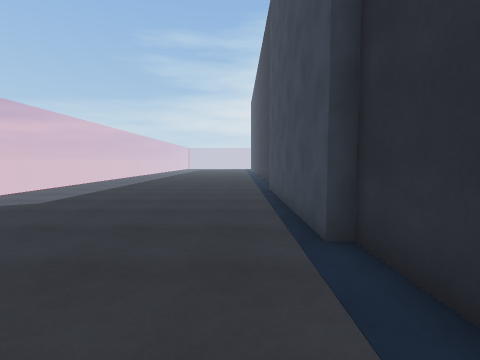
View 1 (above)

22 first-person views from a walk through a scene from a Unity 3-D project. The camera is 1.4 m above the floor, tilts 4° down and sees 85° across. The floor is counted in squares, 1 m on a side. Each view is taken from the middle of a square. On the plan, view 1 faces up. The plan holds only what a view shows up to about 13 squares ahead; the rest is blank. The place goes on beyond the plan. The player is left out.

View 2
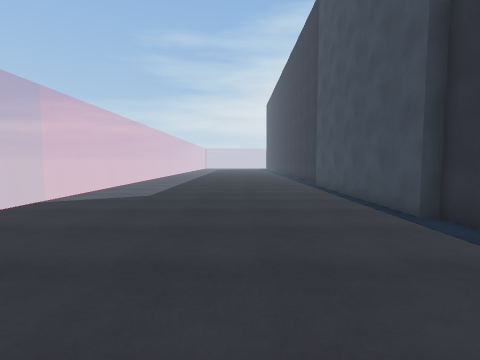

View 3
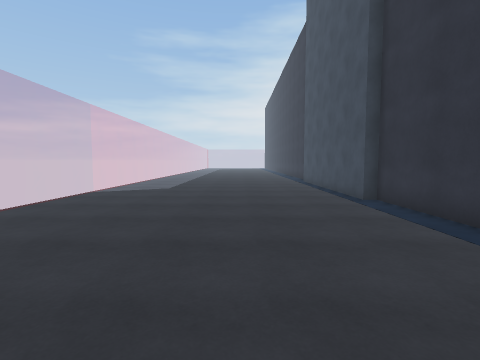

View 4
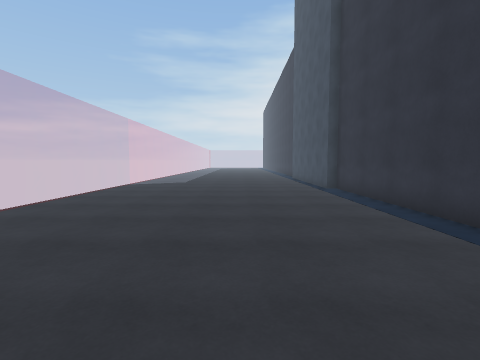

View 5
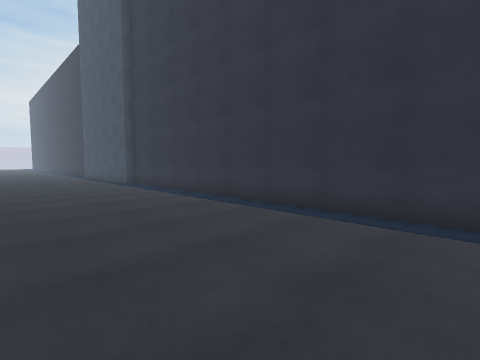

View 6
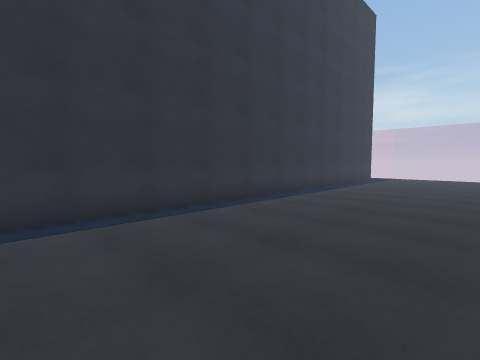

View 7
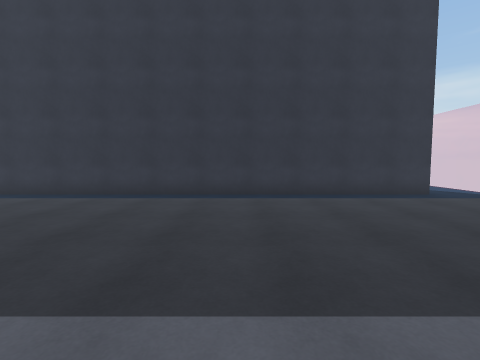

View 8
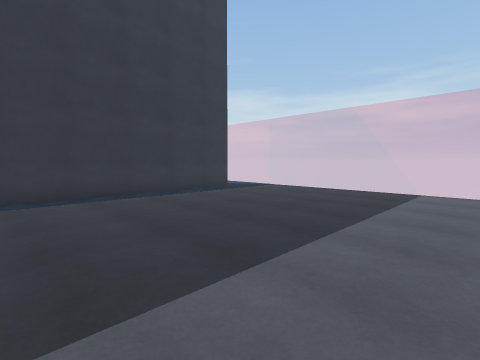

View 9
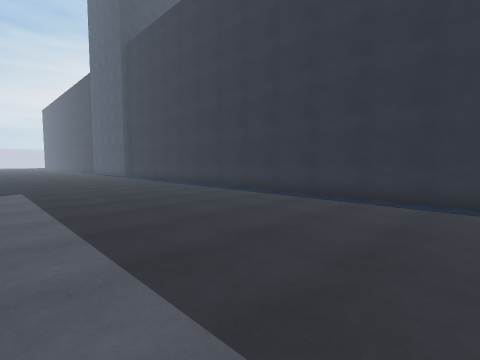

View 10
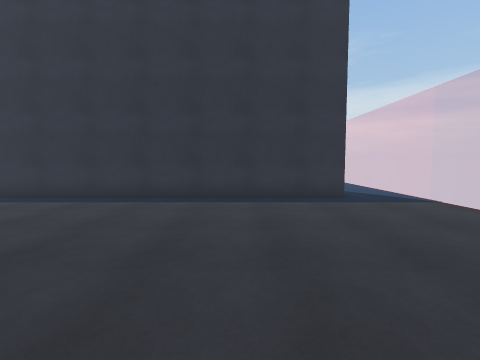

View 11
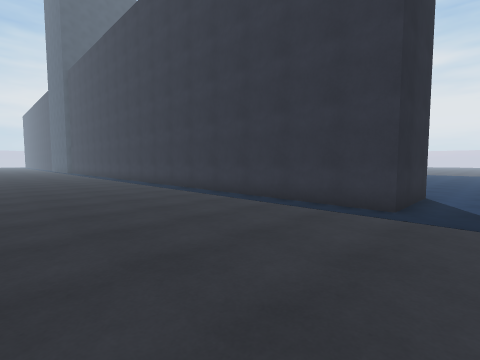

View 12
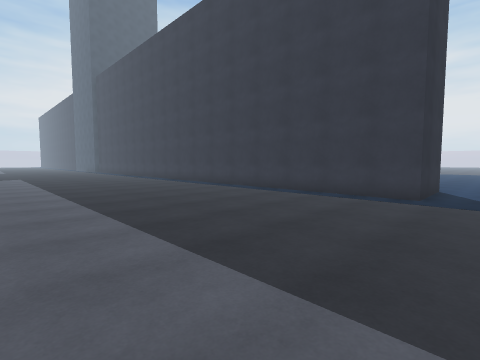

View 13
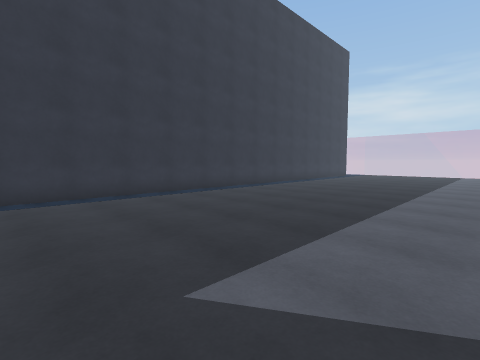

View 14
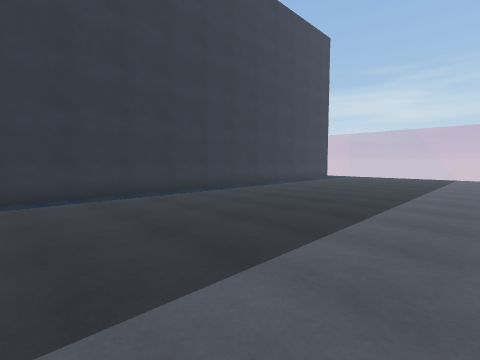

View 15
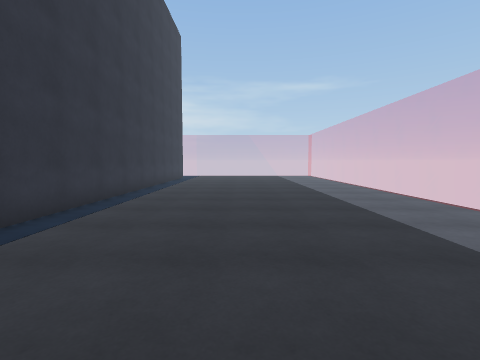

View 16
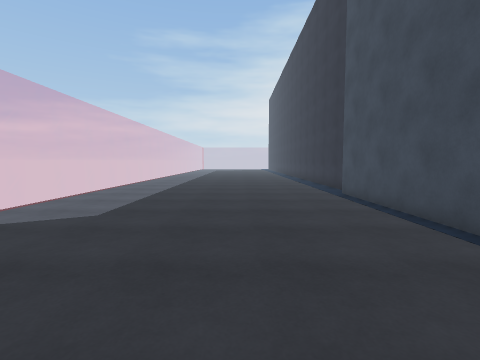

View 17
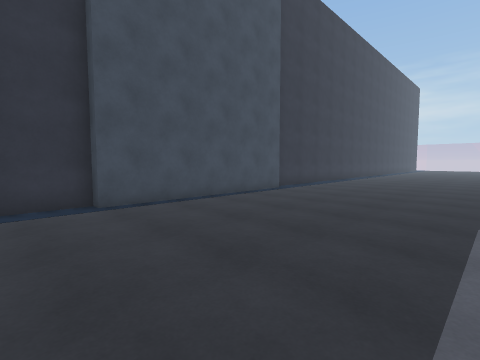

View 18
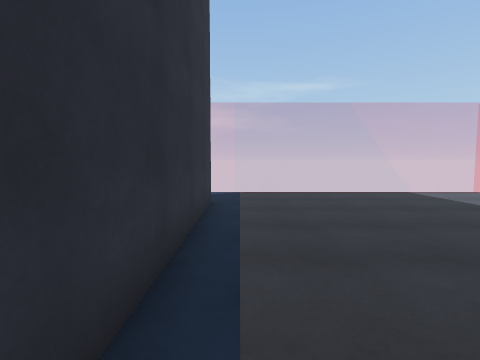

View 19
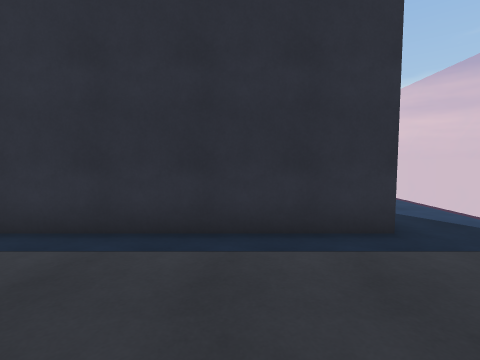

View 20
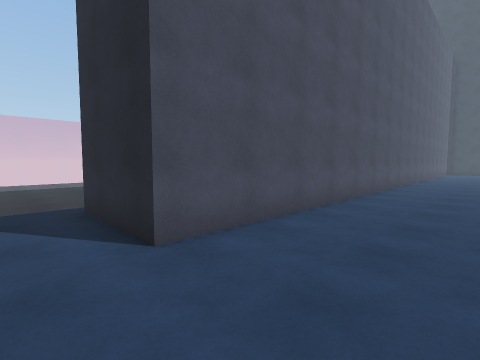

View 21
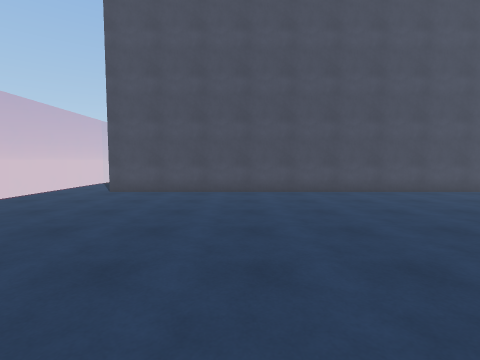

View 22
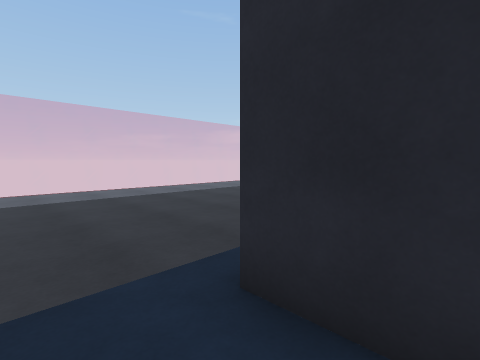

### Floor plan
Key: @ floor where view 1 was taken; # wall or solid block; . floor; = window, fence, low wall or low ledge.
Columns run from 10 left of view 1 to 18 right of it. Each row starts with its distance up from view 1.
 16    . .......#
 15  ...........#
 14 =...........#
 13 =...........#
 12 =...........#
 11 =...........#
 10 =...........#
  9 =...........#
  8 =...........#
  7 =...........#
  6 =...........#
  5 =...........#
  4 =...........#
  3 =...........#
  2 =...........#
  1 =...........#
  0 =.........@.#
 -1 =...........#
 -2  ...........#
 -3  ...........#
 -4  ...........#
 -5   ..........#
 -6  ...........#
 -7  ...........#
 -8  ...........#
 -9  ...........#
-10  ...........#
-11  ...........#
-12  ...........#
-13  ...........#   #
-14  ...........#   #.
-15 =...........#   #...
-16 =...........#   #...
-17 =...........#   #.....
-18 =...........#   #......
-19 =...........#   #.......
-20  ...........#   #........
-21  ...........#   #.........
-22  ...........#   #..........
-23  ...........#   #..........
-24  ...........#   #.......... .
-25  ...........#   #..........
-26  ...........#   #..........
-27  ...........#   #.........
-28 =...........#   #........
-29 =...........#   #.......
-30 =...........#####......
-31 =.....................
-32  ....................
-33 ===================

Where each view was taken, in squares from view 1:
view 1: 0 up, 0 right, facing up
view 2: 2 down, 3 left, facing up
view 3: 5 down, 3 left, facing up
view 4: 9 down, 3 left, facing up
view 5: 12 down, 5 left, facing up-right
view 6: 9 down, 5 left, facing down-right
view 7: 22 down, 9 left, facing right
view 8: 20 down, 9 left, facing down-right
view 9: 20 down, 8 left, facing up-right
view 10: 26 down, 8 left, facing right
view 11: 32 down, 6 left, facing up-right
view 12: 32 down, 9 left, facing up-right
view 13: 4 down, 9 left, facing down-right
view 14: 8 down, 9 left, facing down-right
view 15: 7 down, 3 left, facing down
view 16: 2 up, 3 left, facing up
view 17: 16 up, 7 left, facing down-right
view 18: 21 down, 1 right, facing down
view 19: 27 down, 3 left, facing right
view 20: 32 down, 10 right, facing up-left
view 21: 24 down, 18 right, facing left
view 22: 32 down, 4 right, facing up-left
